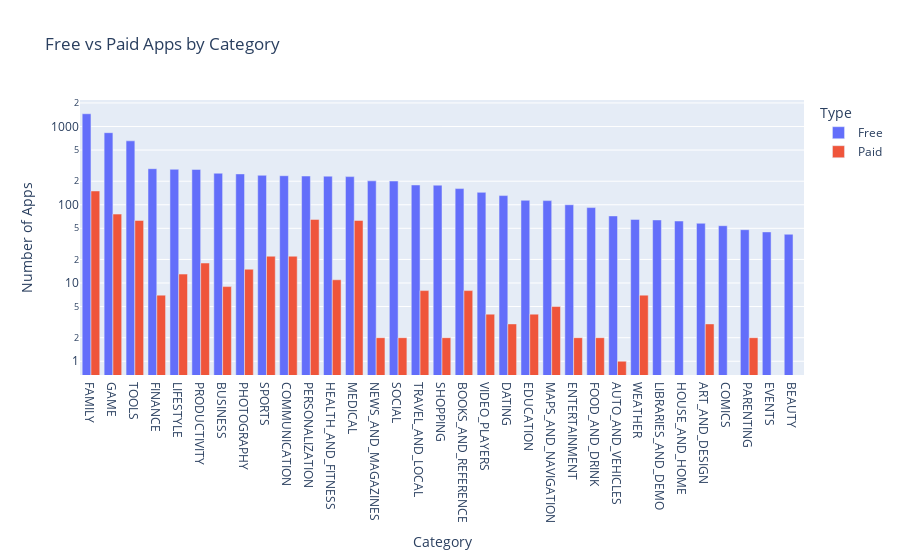

Notebook cell for this chart:
### Markdown cell above
**Challenge**: Use the plotly express bar [chart examples](https://plotly.com/python/bar-charts/#bar-chart-with-sorted-or-ordered-categories) and the [.bar() API reference](https://plotly.com/python-api-reference/generated/plotly.express.bar.html#plotly.express.bar) to create this bar chart:

<img src=https://imgur.com/LE0XCxA.png>

You'll want to use the `df_free_vs_paid` DataFrame that you created above that has the total number of free and paid apps per category.

See if you can figure out how to get the look above by changing the `categoryorder` to 'total descending' as outlined in the documentation here [here](https://plotly.com/python/categorical-axes/#automatically-sorting-categories-by-name-or-total-value).

### Code cell
bob_chart = px.bar(
    data_frame=bob, title="Free vs Paid Apps by Category", barmode="group"
)
bob_chart.update_layout(yaxis=dict(type="log"), yaxis_title="Number of Apps")
bob_chart.show()

### Figure 1 — Plotly figure (JSON) as saved in the notebook; plotly's stock layout.template omitted (floating-point values rounded to 4 significant figures)
{"data": [{"alignmentgroup": "True", "hovertemplate": "Type=Free<br>Category=%{x}<br>value=%{y}<extra></extra>", "legendgroup": "Free", "marker": {"color": "#636efa", "pattern": {"shape": ""}}, "name": "Free", "offsetgroup": "Free", "orientation": "v", "showlegend": true, "textposition": "auto", "type": "bar", "x": ["FAMILY", "GAME", "TOOLS", "FINANCE", "LIFESTYLE", "PRODUCTIVITY", "BUSINESS", "PHOTOGRAPHY", "SPORTS", "COMMUNICATION", "PERSONALIZATION", "HEALTH_AND_FITNESS", "MEDICAL", "NEWS_AND_MAGAZINES", "SOCIAL", "TRAVEL_AND_LOCAL", "SHOPPING", "BOOKS_AND_REFERENCE", "VIDEO_PLAYERS", "DATING", "EDUCATION", "MAPS_AND_NAVIGATION", "ENTERTAINMENT", "FOOD_AND_DRINK", "AUTO_AND_VEHICLES", "WEATHER", "LIBRARIES_AND_DEMO", "HOUSE_AND_HOME", "ART_AND_DESIGN", "COMICS", "PARENTING", "EVENTS", "BEAUTY"], "xaxis": "x", "y": [1456, 834, 656, 289, 284, 283, 253, 248, 238, 235, 233, 232, 229, 202, 201, 179, 178, 161, 144, 131, 114, 113, 100, 92, 72, 65, 64, 62, 58, 54, 48, 45, 42], "yaxis": "y"}, {"alignmentgroup": "True", "hovertemplate": "Type=Paid<br>Category=%{x}<br>value=%{y}<extra></extra>", "legendgroup": "Paid", "marker": {"color": "#EF553B", "pattern": {"shape": ""}}, "name": "Paid", "offsetgroup": "Paid", "orientation": "v", "showlegend": true, "textposition": "auto", "type": "bar", "x": ["FAMILY", "GAME", "TOOLS", "FINANCE", "LIFESTYLE", "PRODUCTIVITY", "BUSINESS", "PHOTOGRAPHY", "SPORTS", "COMMUNICATION", "PERSONALIZATION", "HEALTH_AND_FITNESS", "MEDICAL", "NEWS_AND_MAGAZINES", "SOCIAL", "TRAVEL_AND_LOCAL", "SHOPPING", "BOOKS_AND_REFERENCE", "VIDEO_PLAYERS", "DATING", "EDUCATION", "MAPS_AND_NAVIGATION", "ENTERTAINMENT", "FOOD_AND_DRINK", "AUTO_AND_VEHICLES", "WEATHER", "LIBRARIES_AND_DEMO", "HOUSE_AND_HOME", "ART_AND_DESIGN", "COMICS", "PARENTING", "EVENTS", "BEAUTY"], "xaxis": "x", "y": [150, 76, 63, 7, 13, 18, 9, 15, 22, 22, 65, 11, 63, 2, 2, 8, 2, 8, 4, 3, 4, 5, 2, 2, 1, 7, 0, 0, 3, 0, 2, 0, 0], "yaxis": "y"}], "layout": {"barmode": "group", "legend": {"title": {"text": "Type"}, "tracegroupgap": 0}, "title": {"text": "Free vs Paid Apps by Category"}, "xaxis": {"anchor": "y", "domain": [0, 1], "title": {"text": "Category"}}, "yaxis": {"anchor": "x", "domain": [0, 1], "title": {"text": "Number of Apps"}, "type": "log"}}}
